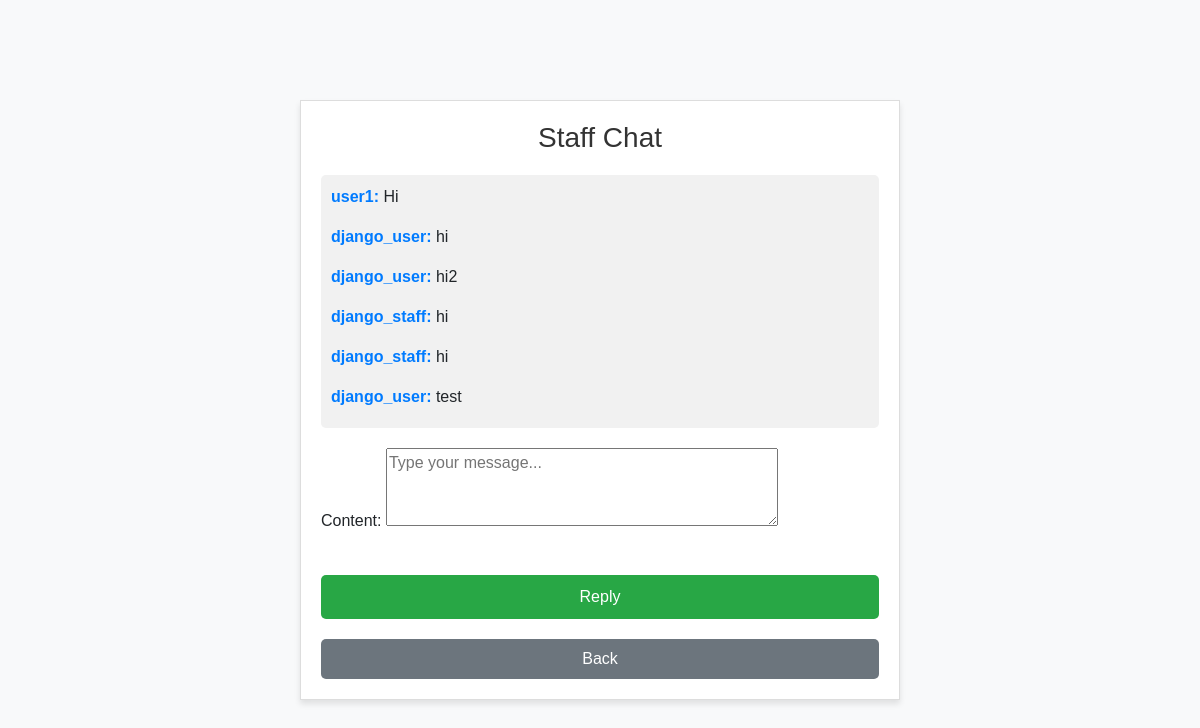
Page /courses/chat/staff/ (signed in) on the committed database.
### courses/models.py (models this page shows, shortened)
class Message(models.Model):
    sender = models.ForeignKey(User, on_delete=models.CASCADE, related_name='sent_messages')
    receiver = models.ForeignKey(User, on_delete=models.CASCADE, related_name='received_messages')
    content = models.TextField()
    timestamp = models.DateTimeField(auto_now_add=True)

### courses/views.py (the view, shortened to what this page needs)
# urls.py: path('chat/staff/', views.staff_chat, name='staff_chat'),
@login_required
@user_passes_test(is_staff_user)
def staff_chat(request):
    messages = Message.objects.filter(receiver=request.user) | Message.objects.filter(sender=request.user)
    messages = messages.order_by('timestamp')
    form = MessageForm()
    return render(request, 'courses/staff_chat.html', {'form': form, 'messages': messages})

### courses/forms.py
class MessageForm(forms.ModelForm):
    class Meta:
        model = Message
        fields = ['content']
        widgets = {
            'content': forms.Textarea(attrs={'placeholder': 'Type your message...', 'rows': 3}),
        }

### courses/views.py (called while the page is built)
def is_staff_user(user):
    return user.is_staff

### courses/templates/courses/staff_chat.html (shortened to what this page needs)
<!DOCTYPE html>
<html lang="en">
<head>
    <link href="https://cdn.jsdelivr.net/npm/bootstrap@5.1.3/dist/css/bootstrap.min.css" rel="stylesheet">
</head>
<body>
    <div class="chat-container">
        <h2>Staff Chat</h2>
        <div class="message-container">
            {% for message in messages %}
                <div class="message">
                    <p><strong>{{ message.sender.username }}:</strong> {{ message.content }}</p>
                </div>
            {% endfor %}
        </div>
        <form method="post" class="form-container">
            <div class="mb-3">
                {{ form.as_p }}
            </div>
            <button type="submit" class="btn btn-success">Reply</button>
        </form>
        <a href="javascript:history.back()" class="btn-back">Back</a>
    </div>
</body>
</html>

### courses/templates/courses/staff_chat.html (style rules this page uses)
body { background-color: #f8f9fa; font-family: Arial, sans-serif; display: flex; justify-content: center; align-items: center; height: 100vh; margin: 0; }
.chat-container { background-color: white; border: 1px solid #ddd; box-shadow: 0 4px 6px rgba(0, 0, 0, 0.1); padding: 20px; width: 100%; max-width: 600px; height: 600px; display: flex; flex-direction: column; justify-content: space-between; }
h2 { font-size: 1.75rem; color: #333; text-align: center; margin-bottom: 20px; }
.message-container { max-height: 400px; overflow-y: auto; margin-bottom: 20px; padding: 10px; background-color: #f1f1f1; border-radius: 5px; }
.message { margin-bottom: 10px; }
.message strong { color: #007bff; }
.form-container { display: flex; flex-direction: column; }
.form-container button { background-color: #28a745; color: white; width: 100%; padding: 10px; border: none; margin-top: 10px; border-radius: 5px; font-size: 1rem; }
.btn-back { background-color: #6c757d; color: white; text-align: center; padding: 8px; border-radius: 5px; text-decoration: none; display: inline-block; margin-top: 20px; width: 100%; }

### rows in the picture
Message: sender.username "user1", content "Hi"
Message: sender.username "django_user", content "hi"
Message: sender.username "django_user", content "hi2"
Message: sender.username "django_staff", content "hi"
Message: sender.username "django_staff", content "hi"
Message: sender.username "django_user", content "test"
